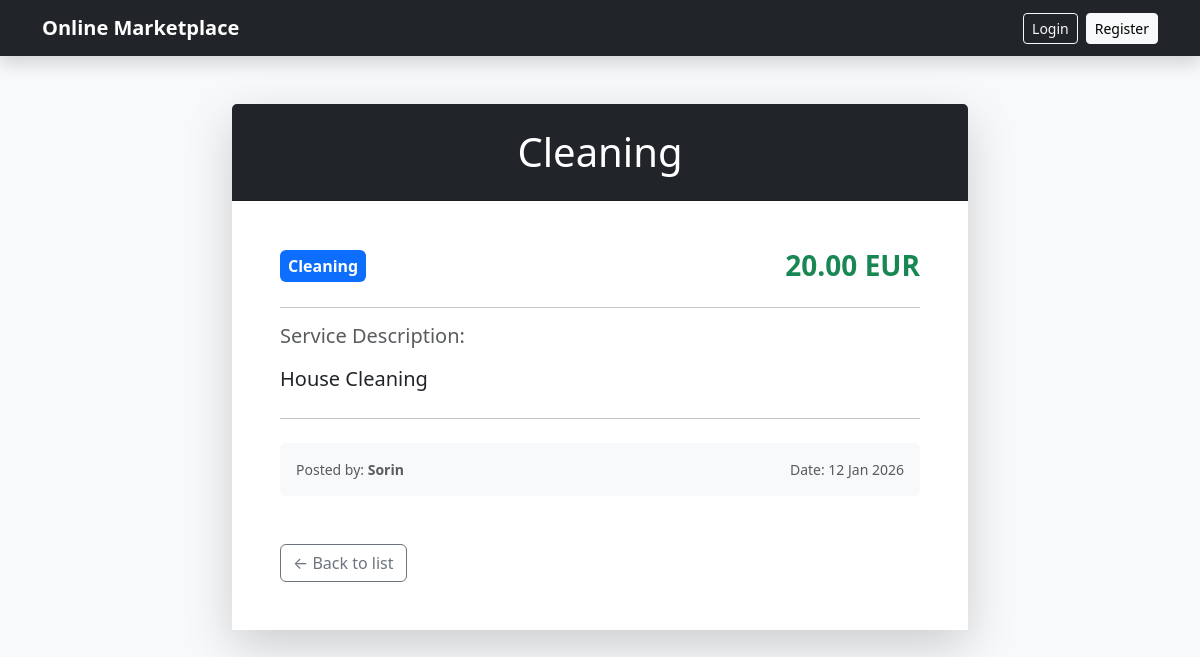
The page /service/1/ on the database its author committed.
### marketplace/models.py (models this page shows, shortened)
class Service(models.Model):
    CATEGORY_CHOICES = [
        ('cleaning', 'Cleaning'),
        ('it', 'IT & Software'),
        ('math', 'Mathematics Meditations'),
        ('garden', 'Garden'),
    ]
    title = models.CharField(max_length=200, unique=True)
    provider = models.ForeignKey(User, on_delete=models.CASCADE, related_name="services")
    description = models.TextField()
    category = models.CharField(max_length=20, choices=CATEGORY_CHOICES)
    price = models.DecimalField(max_digits=10, decimal_places=2)
    created_on = models.DateTimeField(auto_now_add=True)

### marketplace/views.py (the view)
# urls.py: path('service/<int:service_id>/', views.service_detail, name='service_detail'),
def service_detail(request, service_id):
    service = get_object_or_404(Service, id=service_id)
    return render(request, 'marketplace/service_detail.html', {'service': service})

### marketplace/templates/marketplace/service_detail.html (shortened to what this page needs)
{% extends 'marketplace/base.html' %}
{% block content %}
<div class="row justify-content-center mt-5">
    <div class="col-md-8">
        <div class="card shadow-lg border-0">
            <div class="card-header bg-dark text-white text-center py-4">
                <h1 class="mb-0">{{ service.title }}</h1>
            </div>
            <div class="card-body p-5 bg-white">
                <div class="d-flex justify-content-between align-items-center mb-4">
                    <span class="badge bg-primary fs-6 p-2">{{ service.get_category_display }}</span>
                    <h3 class="text-success mb-0 fw-bold">{{ service.price }} EUR</h3>
                </div>
                <hr>
                <h5 class="text-muted mb-3">Service Description:</h5>
                <p class="lead" style="white-space: pre-wrap;">{{ service.description }}</p>
                <hr class="my-4">
                <div class="bg-light p-3 rounded d-flex justify-content-between align-items-center">
                    <small class="text-muted">Posted by: <strong>{{ service.provider.username }}</strong></small>
                    <small class="text-muted">Date: {{ service.created_on|date:"d M Y" }}</small>
                </div>
                <div class="mt-5 d-flex gap-2">
                    <a href="{% url 'service_list' %}" class="btn btn-outline-secondary">← Back to list</a>
                </div>
            </div>
        </div>
    </div>
</div>
{% endblock %}

### rows shown on the page
Service: title "Cleaning", category "Cleaning", price "20.00", description "House Cleaning", provider.username "Sorin", created_on "12 Jan 2026"
